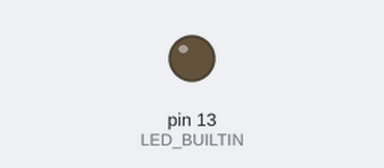
Bench run of a sketch on a simulated Arduino Uno, built with avr-gcc and run on an emulated ATmega328P. On the bench: output pins drawn as LEDs (lit = HIGH).

Above: at 2.5 s.
At 10.0 s:
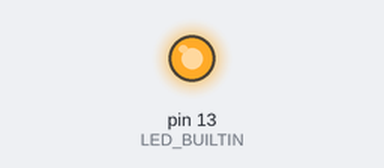
Timing chart, 0 to 14.3 s (numbered marks = the images above):
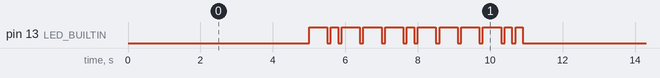

The sketch:

yyz.ino
```cpp
void setup() {
  pinMode(LED_BUILTIN, OUTPUT);
}

const int SHORT_TIME = 200;
const int LONG_TIME = 500;
const int DELAY_TIME = 100;

void short_blink() {
  digitalWrite(LED_BUILTIN, HIGH);
  delay(SHORT_TIME);
  digitalWrite(LED_BUILTIN, LOW);
  delay(DELAY_TIME);
}

void long_blink() {
  digitalWrite(LED_BUILTIN, HIGH);
  delay(LONG_TIME);
  digitalWrite(LED_BUILTIN, LOW);
  delay(DELAY_TIME);
}

// the loop function runs over and over again forever
void loop() {
  digitalWrite(LED_BUILTIN, LOW);
  delay(5000);

  long_blink();
  short_blink();
  long_blink();
  long_blink();
  long_blink();
  short_blink();
  long_blink();
  long_blink();
  long_blink();
  long_blink();
  short_blink();
  short_blink();
}
```

Measured:
- by itself, pin 13 (LED_BUILTIN): moves between LOW and HIGH, repeating every 11.0 s
- by itself, everything shown: repeats every 11.0 s, in 24 steps
